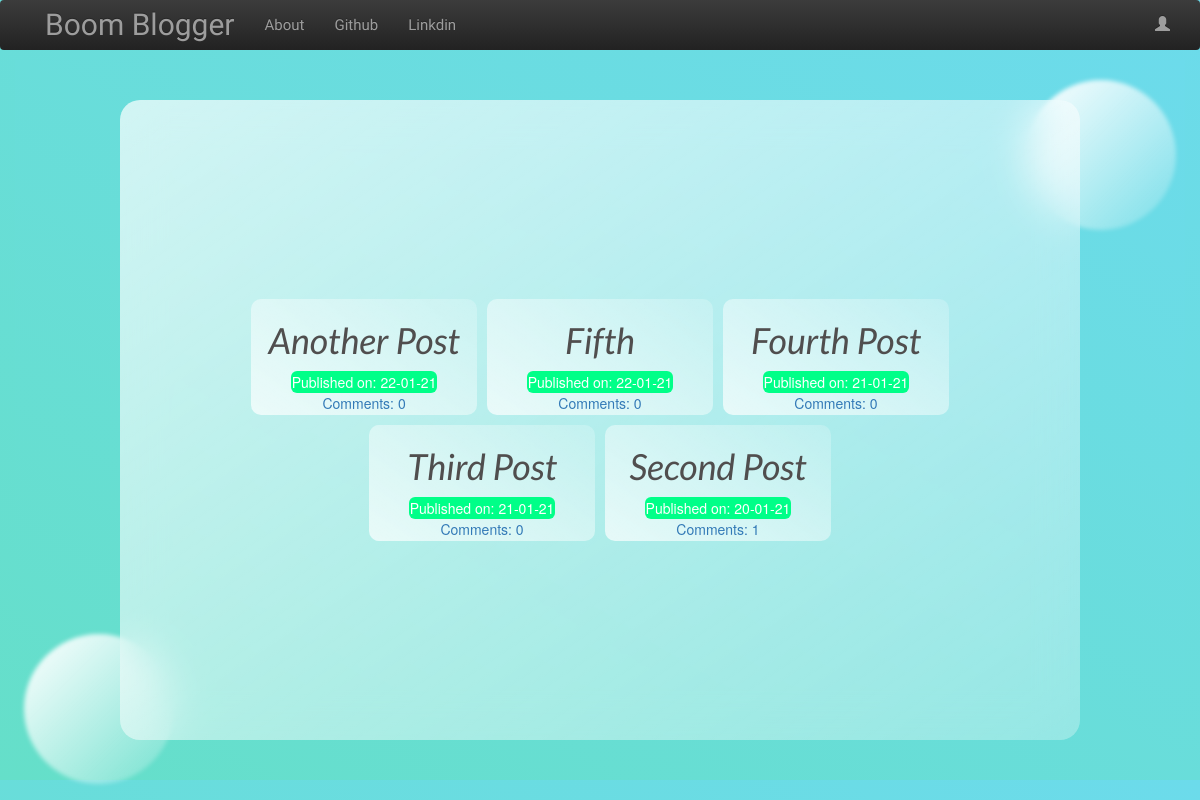
The app's page /, older data.
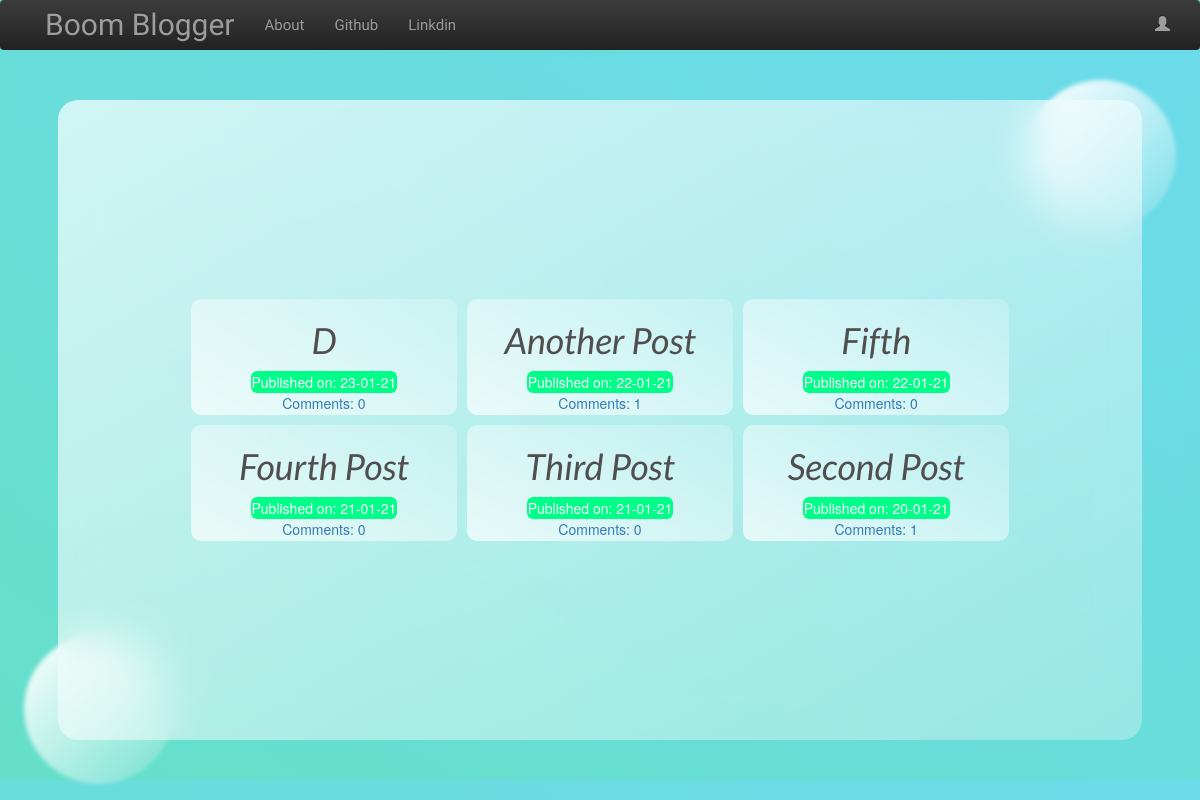
The same page, newer data.
### blog/models.py (models this page shows, shortened)
class Post(models.Model):
    author = models.ForeignKey("auth.User", on_delete=models.CASCADE)  # 1
    title = models.CharField(max_length=200)
    text = models.TextField()
    created_date = models.DateTimeField(default=timezone.now)
    published_date = models.DateTimeField(blank=True, null=True)  # 2
    def approve_comments(self):
        return self.comments.filter(approved_comment=True)  # 5

### blog/views.py (the view)
# urls.py: path("", views.PostListView.as_view(), name="post_list"),
class PostListView(ListView):
    model = Post
    def get_queryset(self):
        return Post.objects.filter(published_date__lte=timezone.now()).order_by(
            "-published_date"
        )

### blog/templates/blog/post_list.html (shortened to what this page needs)
{% extends 'blog/base.html' %}
{% block content %}
<div class="centerstage">
  {% for post in post_list %}
  <div class="post col-xs-8  col-sm-6  col-md-4 col-lg-3 card">
    <h1><a href="{% url 'post_detail' pk=post.pk %}">{{ post.title }}</a></h1>
    <div class="date">
      <p>Published on: {{ post.published_date|date:"d-m-y" }}</p>
    </div>
    <a href="{% url 'post_detail' pk=post.pk %}"> <span class="loader">Comments:
        {{ post.approve_comments.count }}</span></a>
  </div>
  {% empty %}
  <p>no posts!!!</p>
  {% endfor %}
</div>
{% endblock content %}

Row changes from the older to the newer data that the page shows:
added Post: title "D", published_date "23-01-21", approve_comments.count "0"
computed for Post "Another Post": approve_comments.count "0" → "1"
